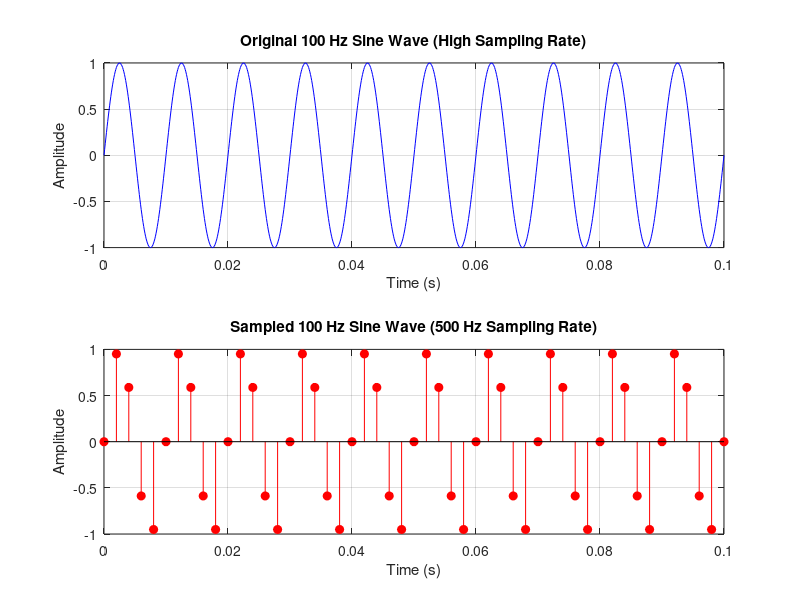

The MATLAB script that drew this image:
% Step 1: Generate a 100 Hz Sine Wave
f = 100;                % Frequency of sine wave (100 Hz)
t_end = 0.1;            % Duration (0.1 seconds)
fs_high = 10000;        % High sampling rate to represent continuous signal
t_high = 0:1/fs_high:t_end;  % Time vector

% Generate the sine wave
x = sin(2 * pi * f * t_high);

% Step 2: Sample the sine wave at 500 Hz
fs_low = 500;           % Sampling rate for lower resolution
t_low = 0:1/fs_low:t_end;    % Time vector for sampling at 500 Hz
x_sampled = sin(2 * pi * f * t_low); % Sampled sine wave

% Step 3: Visualization
figure;

% Plot the original sine wave
subplot(2, 1, 1);
plot(t_high, x, 'b'); 
title('Original 100 Hz Sine Wave (High Sampling Rate)');
xlabel('Time (s)');
ylabel('Amplitude');
grid on;

% Plot the sampled sine wave at 500 Hz
subplot(2, 1, 2);
stem(t_low, x_sampled, 'r', 'filled'); 
title('Sampled 100 Hz Sine Wave (500 Hz Sampling Rate)');
xlabel('Time (s)');
ylabel('Amplitude');
grid on;
